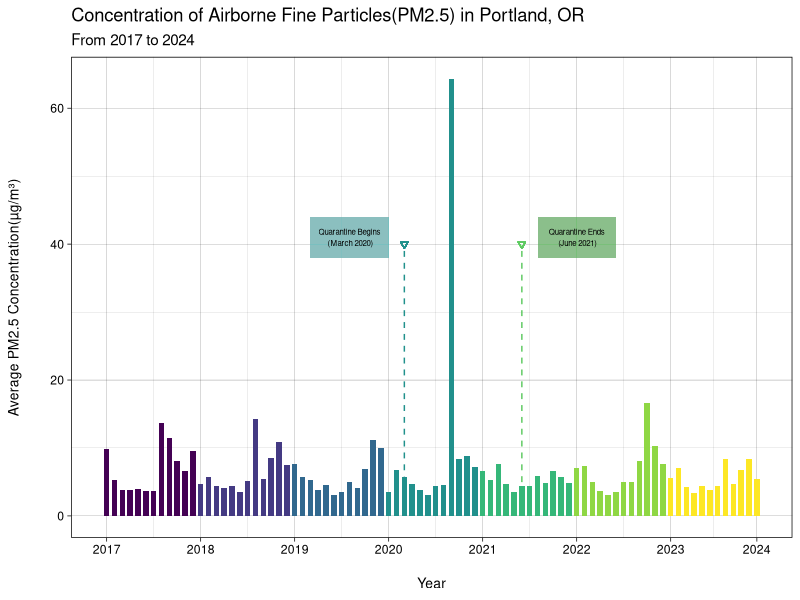
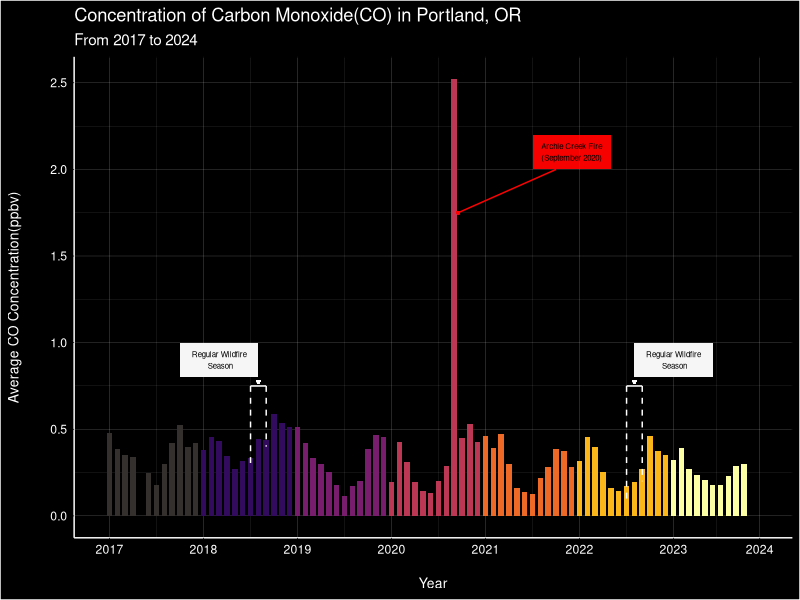
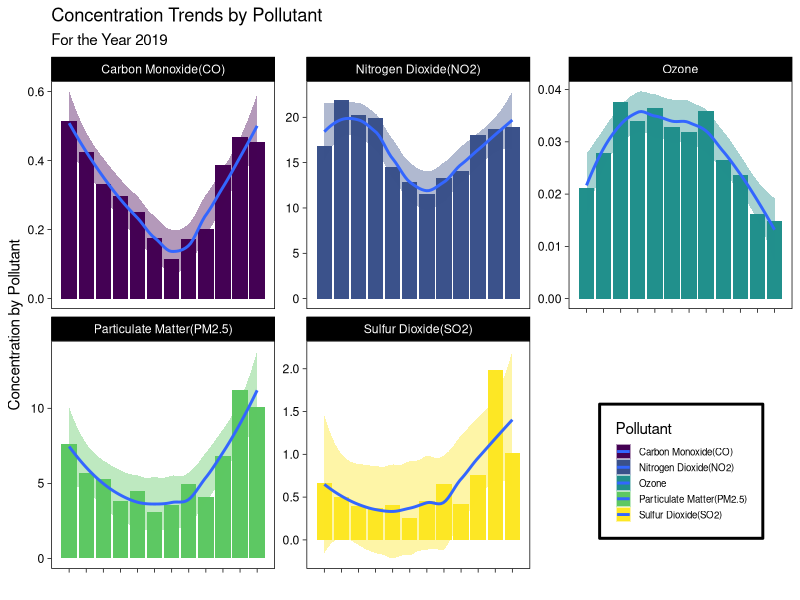
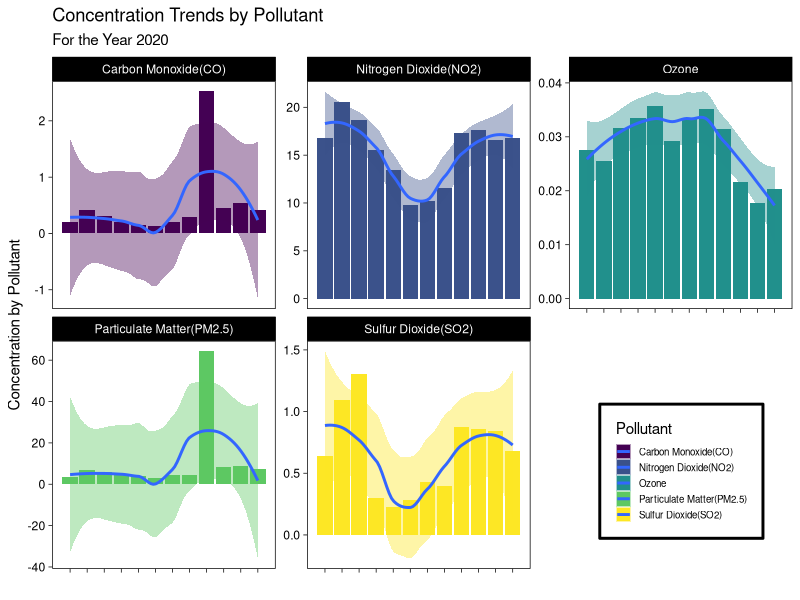
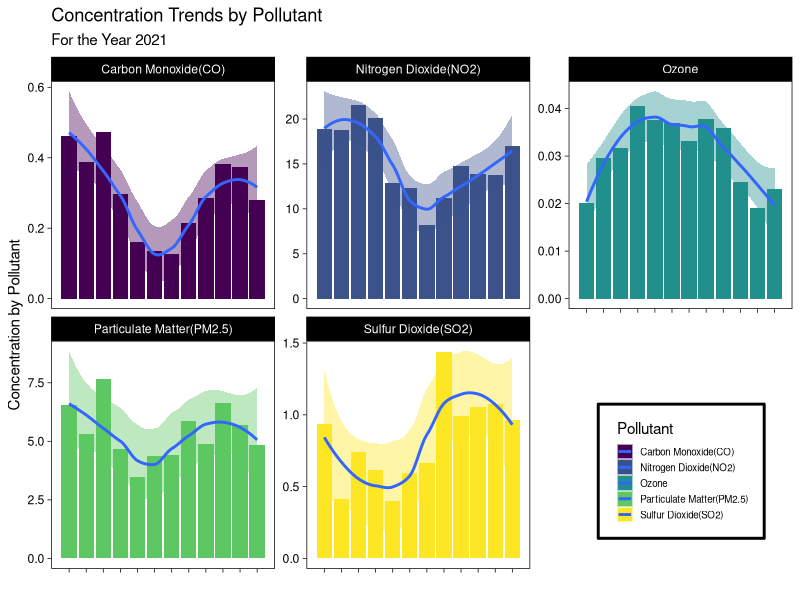

Here is the R script that generated these plots, in order:
## ---- chunk 1

library(tidyverse)
library(lubridate)
library(dplyr)
library(readr)
library(reshape2)
library(viridis)
## ---- chunk 2
#Just run this code :^) with your own file path

avgAll <- read_csv("air_data/avgAll.csv")
avgAll2020 <- read_csv("air_data/avgAll2020.csv")

avgAll$year <- as.character(avgAll$year)
avgAll2020$year <- as.character(avgAll2020$year)


## ---- chunk 3
#FIRST GRAPH



ggplot(avgAll,aes(x =month, y = avg_pm2.5, fill=year)) +
  geom_col(width=.7, show.legend = FALSE)+
  scale_fill_viridis_d() +
 scale_x_continuous(breaks = c(1, 13, 25, 37, 49,61,73, 84), labels = c("1"="2017","13"="2018","25"="2019","37"="2020","49"="2021","61"="2022","73"="2023","84"="2024"))+
   
  theme_linedraw()+
  
  
  labs(title = "Concentration of Airborne Fine Particles(PM2.5) in Portland, OR",
       subtitle="From 2017 to 2024",
       x = "Year",
       y = "Average PM2.5 Concentration(µg/m³)") +
  
  guides(color = "none")+
  theme(axis.title.y = element_text(size=10,margin=margin(r=20)), 
        axis.title.x = element_text(size=10,margin=margin(t=15)))+
  
  geom_point(aes(x=39,y=40), show.legend = FALSE, color="#21918c", shape=6)+
  annotate("segment", x = 39, xend = 39, y = 39, yend = 5.8, color = "#21918c", linewidth = .5, linetype="dashed") +
  geom_rect(aes(xmin=27, xmax=37, ymin=38, ymax=44 ), fill="#21918c", alpha=0.008)+
  annotate("text", x = 32, y = 41, label = "Quarantine Begins\n (March 2020)", size=2)+
  
  geom_point(aes(x=54,y=40), show.legend = FALSE, color="#5ec962", shape=6)+
  annotate("segment", x = 54, xend = 54, y = 39, yend = 4.3, color = "#5ec962", linewidth = .5, linetype="dashed") +
  geom_rect(aes(xmin=56, xmax=66, ymin=38, ymax=44 ), fill="#5ec962", alpha=0.008)+
  annotate("text", x = 61, y = 41, label = "Quarantine Ends\n (June 2021)", size=2)
   




 
  
## ---- chunk 4

#KIANNA's FIRST GRAPH


ggplot(avgAll,aes(x =month, y = avg_co, fill=year)) +
  geom_col(width=.7, show.legend = FALSE)+
  scale_fill_manual(values =c("#33302E", "#320a5e", "#781c6d", "#bc3754", "#ed6925","#fbb61a","#fcffa4"))+
 scale_x_continuous(breaks = c(1, 13, 25, 37, 49,61,73, 84), labels = c("1"="2017","13"="2018","25"="2019","37"="2020","49"="2021","61"="2022","73"="2023","84"="2024"))+
   
  theme_linedraw()+
  
  
  labs(title = "Concentration of Carbon Monoxide(CO) in Portland, OR",
       subtitle="From 2017 to 2024",
       x = "Year",
       y = "Average CO Concentration(ppbv)") +
  
  guides(color = "none")+
  theme(axis.title.y = element_text(size=10,margin=margin(r=20)), 
        axis.title.x = element_text(size=10,margin=margin(t=15)))+
  theme(
    panel.background = element_rect(fill = "black"),  # Background color
    plot.background = element_rect(fill = "black"),  # Plot area color
    text = element_text(color = "white"),
    axis.text = element_text(color = "white"),        # Axis text color
    axis.line = element_line(color = "white"),        # Axis line color
    panel.grid.major = element_line(color = "white"), # Major grid line color
    panel.grid.minor = element_line(color = "white"))  +
  
  
  
  
  annotate("segment", x = 19, xend = 19, y = .75, yend = 0.3, color = "white", linewidth = .5, linetype="dashed") +
  annotate("segment", x = 21, xend = 21, y = .75, yend = 0.4, color = "white", linewidth = .5, linetype="dashed") +
  annotate("segment", x = 19, xend = 21, y = .75, yend = 0.75, color = "white", linewidth = .5) +
  geom_rect(aes(xmin=10, xmax=20, ymin=.8, ymax=1 ), fill="white", alpha=0.05)+
  annotate("text", x = 15, y = .9, label = "Regular Wildfire\n Season", size=2)+
  geom_point(aes(x=20,y=.775), show.legend = FALSE, color="white", shape=6, size=.5)+
  
  annotate("segment", x = 67, xend = 67, y = .75, yend = 0.1, color = "white", linewidth = .5, linetype="dashed") +
  annotate("segment", x = 69, xend = 69, y = .75, yend = 0.2, color = "white", linewidth = .5, linetype="dashed") +
  annotate("segment", x = 67, xend = 69, y = .75, yend = 0.75, color = "white", linewidth = .5) +
  geom_rect(aes(xmin=68, xmax=78, ymin=.8, ymax=1 ), fill="white", alpha=0.05)+
  annotate("text", x = 73, y = .9, label = "Regular Wildfire\n Season", size=2)+
  geom_point(aes(x=68,y=.775), show.legend = FALSE, color="white", shape=6, size=.5)+
  
  annotate("segment", x = 45.5, xend = 58, y = 1.75, yend = 2, color = "red", linewidth = .5) +
  geom_rect(aes(xmin=55, xmax=65, ymin=2, ymax=2.2 ), fill="red", alpha=0.05)+
  annotate("text", x = 60, y = 2.1, label = "Archie Creek Fire\n(September 2020)", size=2)+
  geom_point(aes(x=45.5,y=1.75), show.legend = FALSE, color="red", size=.5)
  
  
  
  

## ---- chunk 5
avgAll2020_melted <- melt(avgAll2020, id.vars = c("year", "monthbyyear"))

avgAll2019 <- avgAll%>%
  filter(year==2019)%>%
  select(year,monthbyyear,avg_pm2.5,avg_so2,avg_ozone,avg_co,avg_no2)
avgAll2019_melted <- melt(avgAll2019, id.vars = c("year", "monthbyyear"))

avgAll2021 <- avgAll%>%
  filter(year==2021)%>%
  select(year,monthbyyear,avg_pm2.5,avg_so2,avg_ozone,avg_co,avg_no2)
avgAll2021_melted <- melt(avgAll2021, id.vars = c("year", "monthbyyear"))

avgAll2019_melted <- avgAll2019_melted %>%
  mutate(variable = case_when(
    variable == "avg_pm2.5" ~ "Particulate Matter(PM2.5)",
    variable == "avg_so2" ~ "Sulfur Dioxide(SO2)",
    variable == "avg_no2" ~ "Nitrogen Dioxide(NO2)",
    variable == "avg_ozone" ~ "Ozone",
    variable == "avg_co" ~ "Carbon Monoxide(CO)",
  ))

avgAll2020_melted <- avgAll2020_melted %>%
  mutate(variable = case_when(
    variable == "avg_pm2.5" ~ "Particulate Matter(PM2.5)",
    variable == "avg_so2" ~ "Sulfur Dioxide(SO2)",
    variable == "avg_no2" ~ "Nitrogen Dioxide(NO2)",
    variable == "avg_ozone" ~ "Ozone",
    variable == "avg_co" ~ "Carbon Monoxide(CO)",
  ))

avgAll2021_melted <- avgAll2021_melted %>%
  mutate(variable = case_when(
    variable == "avg_pm2.5" ~ "Particulate Matter(PM2.5)",
    variable == "avg_so2" ~ "Sulfur Dioxide(SO2)",
    variable == "avg_no2" ~ "Nitrogen Dioxide(NO2)",
    variable == "avg_ozone" ~ "Ozone",
    variable == "avg_co" ~ "Carbon Monoxide(CO)",
  ))


ggplot(avgAll2019_melted , aes(x = monthbyyear, y = value, fill = variable)) +
  geom_col() +
  facet_wrap(variable ~ ., scales = "free_y") +
  geom_smooth()+
  scale_x_continuous(breaks = c(1, 2, 3, 4,5,6,7,8,9,10,11,12), labels = c("1" = "Jan", "2" = "Feb","3" = "Mar", "4" = "Apr","5" = "May","6" = "Jun","7" = "Jul","8" = "Aug","9" = "Sep","10" = "Oct","11" = "Nov","12" = "Dec"))+
  theme(axis.text.x = element_text(angle = 45, hjust = 1, size=5))+
  
  scale_fill_viridis_d()+
  
  theme_linedraw()+
  
  theme(panel.grid = element_blank())+
  labs(x="", title="Concentration Trends by Pollutant",fill="Pollutant",subtitle="For the Year 2019",y="Concentration by Pollutant")+
  
  #REMOVES X-LABELS
  theme(axis.text.x = element_blank(),
        
        #CHANGE MY LEGEND BORDER COLOR AND LINE THICKNESS
        legend.box.background = element_rect(color = "black", size = 1),
        
        
        legend.box.margin = margin(6, 6, 6, 6),
        
        #CHANGE THE POSITION OF THE LEGEND
        legend.position = c(.85, .2) ,
        legend.text = element_text(color = "black", size = 7),  # Legend text color and size
    legend.title = element_text(color = "black"),           # Legend title color
    legend.key.size = unit(0.4, "cm"))

ggplot(avgAll2020_melted , aes(x = monthbyyear, y = value, fill = variable)) +
  geom_col() +
  facet_wrap(variable ~ ., scales = "free_y") +
  geom_smooth()+
  scale_x_continuous(breaks = c(1, 2, 3, 4,5,6,7,8,9,10,11,12), labels = c("1" = "Jan", "2" = "Feb","3" = "Mar", "4" = "Apr","5" = "May","6" = "Jun","7" = "Jul","8" = "Aug","9" = "Sep","10" = "Oct","11" = "Nov","12" = "Dec"))+
  theme(axis.text.x = element_text(angle = 45, hjust = 1, size=5))+
  
  scale_fill_viridis_d()+
  
  theme_linedraw()+
  
  theme(panel.grid = element_blank())+
  labs(x="", title="Concentration Trends by Pollutant",fill="Pollutant",subtitle="For the Year 2020",y="Concentration by Pollutant")+
  
  #REMOVES X-LABELS
  theme(axis.text.x = element_blank(),
        
        #CHANGE MY LEGEND BORDER COLOR AND LINE THICKNESS
        legend.box.background = element_rect(color = "black", size = 1),
        
        
        legend.box.margin = margin(6, 6, 6, 6),
        
        #CHANGE THE POSITION OF THE LEGEND
        legend.position = c(.85, .2) ,
        legend.text = element_text(color = "black", size = 7),  # Legend text color and size
    legend.title = element_text(color = "black"),           # Legend title color
    legend.key.size = unit(0.4, "cm"))


ggplot(avgAll2021_melted , aes(x = monthbyyear, y = value, fill = variable)) +
  geom_col() +
  facet_wrap(variable ~ ., scales = "free_y") +
  geom_smooth()+
  scale_x_continuous(breaks = c(1, 2, 3, 4,5,6,7,8,9,10,11,12), labels = c("1" = "Jan", "2" = "Feb","3" = "Mar", "4" = "Apr","5" = "May","6" = "Jun","7" = "Jul","8" = "Aug","9" = "Sep","10" = "Oct","11" = "Nov","12" = "Dec"))+
  theme(axis.text.x = element_text(angle = 45, hjust = 1, size=5))+
  
  scale_fill_viridis_d()+
  
  theme_linedraw()+
  
  theme(panel.grid = element_blank())+
  labs(x="", title="Concentration Trends by Pollutant",fill="Pollutant",subtitle="For the Year 2021",y="Concentration by Pollutant")+
  
  #REMOVES X-LABELS
  theme(axis.text.x = element_blank(),
        
        #CHANGE MY LEGEND BORDER COLOR AND LINE THICKNESS
        legend.box.background = element_rect(color = "black", size = 1),
        
        
        legend.box.margin = margin(6, 6, 6, 8),
        
        #CHANGE THE POSITION OF THE LEGEND
        legend.position = c(.85, .2),
        legend.text = element_text(color = "black", size = 7),  # Legend text color and size
    legend.title = element_text(color = "black"),           # Legend title color
    legend.key.size = unit(0.4, "cm"))
  
## ---- chunk 6
avgAll%>%
  group_by(year)%>%
  summarize(AVGPM = mean(avg_pm2.5), AVGCO = mean(avg_co, na.rm=T),AVGNO = mean(avg_no2,na.rm=T),AVGSO = mean(avg_so2,na.rm=T))

